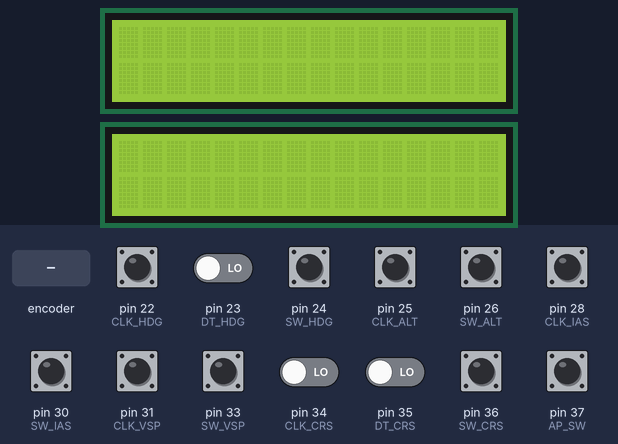
A sketch run on a simulated Arduino Mega 2560, built with avr-gcc and run on an emulated ATmega2560. Shown: 2 × 16×2 character LCD. The inputs (shaded band) are chosen by the test bench; at power-on: pin 22 (CLK_HDG), pin 24 (SW_HDG), pin 25 (CLK_ALT), pin 26 (SW_ALT), pin 28 (CLK_IAS), pin 30 (SW_IAS), pin 31 (CLK_VSP), pin 33 (SW_VSP), pin 36 (SW_CRS), pin 37 (AP_SW) HIGH, pin 23 (DT_HDG), pin 34 (CLK_CRS), pin 35 (DT_CRS) LOW. What the sketch prints to the serial monitor is not drawn.

Above: at 1.3 s.
1.4 s: rotary encoder on pin 22 (CLK_HDG) / pin 23 (DT_HDG) turned 3 steps (first pin leading)
At 3.1 s:
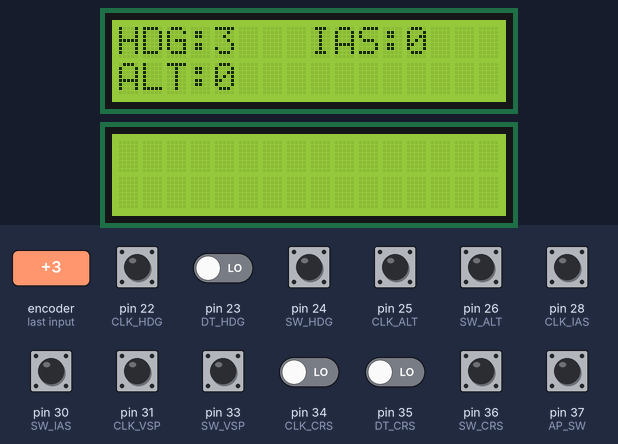
3.5 s: pin 34 (CLK_CRS) driven HIGH
At 3.8 s:
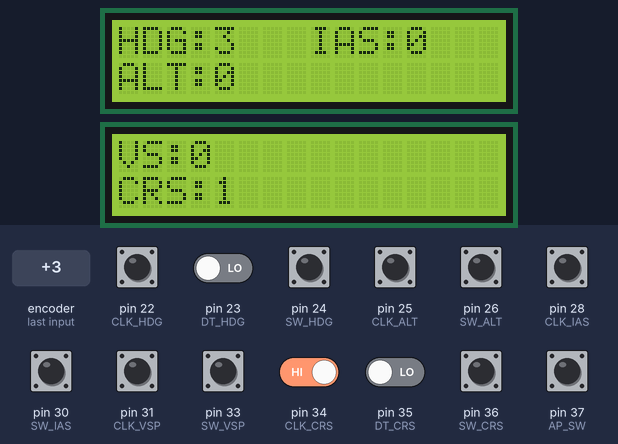
Timing chart, 0 to 6.5 s (numbered marks = the images above; inputs shaded):
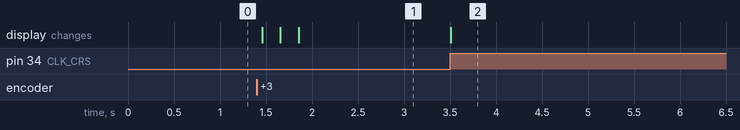

Measured:
- after the input at 1.4 s, the display: first changes after 0.06 s (image 1 shows a later state)
- after the input at 3.5 s, the display: changes at once (image 2)

The sketch:

panel.ino
```cpp
#include <ShiftLCD.h>
ShiftLCD lcd(2, 4, 3);
ShiftLCD lcd2(5, 7, 6);


#define CLK_HDG 22
#define DT_HDG 23
#define SW_HDG 24
#define CLK_ALT 25
#define DT_ALT 27
#define SW_ALT 26
#define CLK_IAS 28
#define DT_IAS 29
#define SW_IAS 30
#define CLK_VSP 31
#define DT_VSP 32
#define SW_VSP 33
#define CLK_CRS 34
#define DT_CRS 35
#define SW_CRS 36
#define AP_SW 37
#define AP_LED 38

int counterHDG = 0;
int counterHDG_tmp, counterALT_tmp, counterIAS_tmp, counterVSP_tmp, counterCRS_tmp;
int currentStateHDG;
int lastStateHDG;
int counterALT = 0;
int currentStateALT;
int lastStateALT;
int counterIAS = 0;
int currentStateIAS;
int lastStateIAS;
int counterVSP = 0;
int currentStateVSP;
int lastStateVSP;
int counterCRS = 0;
int currentStateCRS;
int lastStateCRS;
int APButtonState = 0;
bool APState = false;

unsigned long lastButtonPressHDG = 0;
unsigned long lastButtonPressALT = 0;
unsigned long lastButtonPressIAS = 0;
unsigned long lastButtonPressVSP = 0;
unsigned long lastButtonPressCRS = 0;
unsigned long lastButtonPressAP = 0;

void setup() {
    pinMode(CLK_HDG,INPUT);
    pinMode(DT_HDG,INPUT);
    pinMode(SW_HDG, INPUT_PULLUP);
    pinMode(CLK_ALT,INPUT);
    pinMode(DT_ALT,INPUT);
    pinMode(SW_ALT, INPUT_PULLUP);
    pinMode(CLK_IAS,INPUT);
    pinMode(DT_IAS,INPUT);
    pinMode(SW_IAS, INPUT_PULLUP);
    pinMode(CLK_VSP,INPUT);
    pinMode(DT_VSP,INPUT);
    pinMode(SW_VSP, INPUT_PULLUP);
    pinMode(CLK_CRS,INPUT);
    pinMode(DT_CRS,INPUT);
    pinMode(SW_CRS, INPUT_PULLUP);
    pinMode(AP_SW, INPUT);

    lcd.begin(16, 2);
    lcd2.begin(16, 2);
    Serial.begin(9600);

    lastStateHDG = digitalRead(CLK_HDG);
    lastStateALT = digitalRead(CLK_ALT);
    lastStateIAS = digitalRead(CLK_IAS);
    lastStateVSP = digitalRead(CLK_VSP);
    lastStateCRS = digitalRead(CLK_CRS);
}

void loop() {
    if (counterHDG_tmp != counterHDG){
        lcd.setCursor(0,0);
        lcd.clear();
        lcd.print("HDG:");
        lcd.setCursor(4,0);
        lcd.print(counterHDG);
        lcd.setCursor(8,0);
        lcd.print("IAS:");
        lcd.setCursor(12,0);
        lcd.print(counterIAS);
        lcd.setCursor(0,1);
        lcd.print("ALT:");
        lcd.setCursor(4,1);
        lcd.print(counterALT*100);
    }

    if (counterALT_tmp != counterALT){
        lcd.setCursor(0,0);
        lcd.clear();
        lcd.print("HDG:");
        lcd.setCursor(4,0);
        lcd.print(counterHDG);
        lcd.setCursor(8,0);
        lcd.print("IAS:");
        lcd.setCursor(12,0);
        lcd.print(counterIAS);
        lcd.setCursor(0,1);
        lcd.print("ALT:");
        lcd.setCursor(4,1);
        lcd.print(counterALT*100);
    }

    if (counterIAS_tmp != counterIAS){
        lcd.setCursor(0,0);
        lcd.clear();
        lcd.print("HDG:");
        lcd.setCursor(4,0);
        lcd.print(counterHDG);
        lcd.setCursor(8,0);
        lcd.print("IAS:");
        lcd.setCursor(12,0);
        lcd.print(counterIAS);
        lcd.setCursor(0,1);
        lcd.print("ALT:");
        lcd.setCursor(4,1);
        lcd.print(counterALT*100);
    }

    if (counterVSP_tmp != counterVSP){
        lcd2.clear();
        lcd2.setCursor(0,0);
        lcd2.print("VS:");
        lcd2.setCursor(3,0);
        lcd2.print(counterVSP*100);
        lcd2.setCursor(0,1);
        lcd2.print("CRS:");
        lcd2.setCursor(4,1);
        lcd2.print(counterCRS);
    }

    if (counterCRS_tmp != counterCRS){
        lcd2.clear();
        lcd2.setCursor(0,0);
        lcd2.print("VS:");
        lcd2.setCursor(3,0);
        lcd2.print(counterVSP*100);
        lcd2.setCursor(0,1);
        lcd2.print("CRS:");
        lcd2.setCursor(4,1);
        lcd2.print(counterCRS);
    }
    counterHDG_tmp = counterHDG;
    counterALT_tmp = counterALT;
    counterIAS_tmp = counterIAS;
    counterVSP_tmp = counterVSP;
    counterCRS_tmp = counterCRS;
    currentStateHDG = digitalRead(CLK_HDG);
    currentStateALT = digitalRead(CLK_ALT);
    currentStateIAS = digitalRead(CLK_IAS);
    currentStateVSP = digitalRead(CLK_VSP);
    currentStateCRS = digitalRead(CLK_CRS);

    // ################### HDG COUNTING ###################

    if (currentStateHDG != lastStateHDG  && currentStateHDG == 1){
        if (digitalRead(DT_HDG) != currentStateHDG) {
        counterHDG++;
        } else {
        counterHDG--;
        }
        if (counterHDG < 0){
            counterHDG = 359;
        }

        counterHDG = counterHDG % 360;

        Serial.print("HDG: ");
        Serial.println(counterHDG);
    }

    lastStateHDG = currentStateHDG;

    int btnStateHDG = digitalRead(SW_HDG);

    if (btnStateHDG == LOW) {
        if (millis() - lastButtonPressHDG > 50) {
        Serial.println("HDG: CUR");
        }
        lastButtonPressHDG = millis();
    }

    // ################### ALT COUNTING ###################

    if (currentStateALT != lastStateALT  && currentStateALT == 1){
        if (digitalRead(DT_ALT) != currentStateALT) {
        counterALT++;
        }
        if ((digitalRead(DT_ALT) == currentStateALT) && (counterALT > 0)) {
        counterALT--;
        }
        Serial.print("ALT: ");
        Serial.println(counterALT);
    }

    lastStateALT = currentStateALT;

    int btnStateALT = digitalRead(SW_ALT);

    if (btnStateALT == LOW) {
        if (millis() - lastButtonPressALT > 50) {
        Serial.println("ALT: CUR");
        }
        lastButtonPressALT = millis();
    }

    // ################### IAS COUNTING ###################

    if (currentStateIAS != lastStateIAS  && currentStateIAS == 1){

        if (digitalRead(DT_IAS) != currentStateIAS) {
        counterIAS++;
        }
        if ((digitalRead(DT_IAS) == currentStateIAS) && (counterIAS > 0)) {
        counterIAS--;
        }

        Serial.print("IAS: ");
        Serial.println(counterIAS);
    }

    lastStateIAS = currentStateIAS;

    int btnStateIAS = digitalRead(SW_IAS);

    if (btnStateIAS == LOW) {
        if (millis() - lastButtonPressIAS > 50) {
        Serial.println("IAS: CUR");
        }
        lastButtonPressIAS = millis();
    }

    // ################### VSP COUNTING ###################

    if (currentStateVSP != lastStateVSP  && currentStateVSP == 1){

        if (digitalRead(DT_VSP) != currentStateVSP) {
        counterVSP++;
        }
        if ((digitalRead(DT_VSP) == currentStateVSP)) {
        counterVSP--;
        }

        Serial.print("VSP: ");
        Serial.println(counterVSP);
    }

    lastStateVSP = currentStateVSP;

    int btnStateVSP = digitalRead(SW_VSP);

    if (btnStateVSP == LOW) {
        if (millis() - lastButtonPressVSP > 50) {
        Serial.println("VSP: CUR");
        }
        lastButtonPressVSP = millis();
    }

        // ################### CRS COUNTING ###################

    if (currentStateCRS != lastStateCRS  && currentStateCRS == 1){

        if (digitalRead(DT_CRS) != currentStateCRS) {
        counterCRS++;
        }
        if ((digitalRead(DT_CRS) == currentStateCRS)) {
        counterCRS--;
        }
        if (counterCRS < 0){
            counterCRS = 359;
        }
        counterCRS = counterCRS % 360;
        Serial.print("CRS: ");
        Serial.println(counterCRS);
    }

    lastStateCRS = currentStateCRS;

    int btnStateCRS = digitalRead(SW_CRS);

    if (btnStateCRS == LOW) {
        if (millis() - lastButtonPressCRS > 50) {
        Serial.println("CRS: CUR");
        }
        lastButtonPressCRS = millis();
    }
    // ################### BUTTON HANDLING ###################
    // ################### AUTOPILOT MASTER ###################


    if (APState == true){
        digitalWrite(AP_LED, HIGH);
    }
    else {
        digitalWrite(AP_LED, LOW);
    }

    APButtonState = digitalRead(AP_SW);
    if (APButtonState == LOW) {
        if (millis() - lastButtonPressAP > 50) {
            if (APState){
                APState = false;
                Serial.println("AP: 0");
            }
            else {
                APState = true;
                Serial.println("AP: 1");
            }
        }
        lastButtonPressAP = millis();
    }
    delay(1);
}
```
